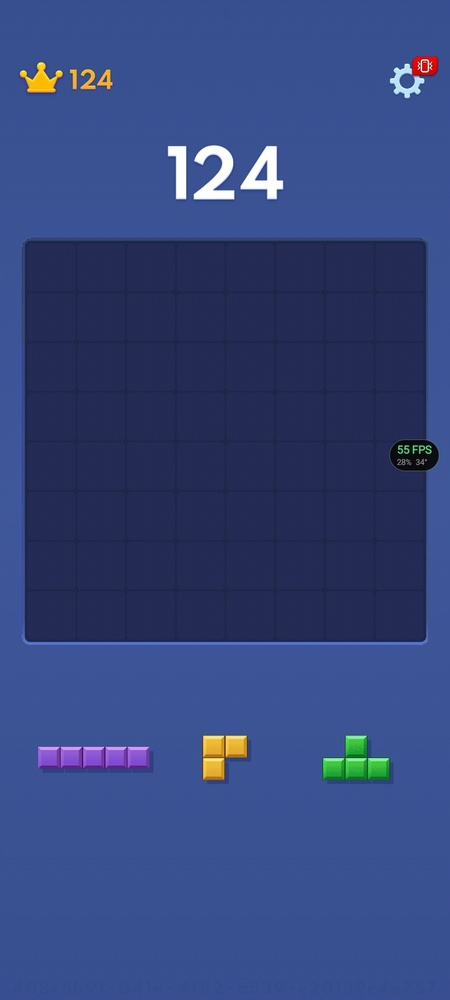
#> input picture samples/shot1.jpg, 450 x 1000 px, shrunk from 720 x 1600 before the run
$ python overlay_check.py ../samples/shot1.jpg out.png
#> lines starting #> are read from the running program, lines starting #| are printed output that depends on the picture
#!/usr/bin/env python3
"""Draw the detected 8x8 lattice over a screenshot so it can be eyeballed."""
import sys
from PIL import Image, ImageDraw

GAP = (25, 33, 69)
EMPTY = (38, 46, 85)


def d(p, q):
    return abs(p[0]-q[0]) + abs(p[1]-q[1]) + abs(p[2]-q[2])


def detect(px, w, h, tol=26):
    xs0, ys0, xs1, ys1 = w, h, -1, -1
    for y in range(h):
        for x in range(w):
            if d(px[x, y], GAP) <= tol:
                xs0 = min(xs0, x); xs1 = max(xs1, x)
                ys0 = min(ys0, y); ys1 = max(ys1, y)
    return xs0, ys0, xs1, ys1


path = sys.argv[1]
out = sys.argv[2]
im = Image.open(path).convert("RGB")
#> im is the input picture: PIL image 450x1000 RGB; mean R, G, B 52.6, 69.5, 123.7
w, h = im.size
#> w = 450; h = 1000
px = im.load()
left, top, right, bot = detect(px, w, h)
#> left = 25; top = 241; right = 438; bot = 640
cw, ch = (right-left+1)/8, (bot-top+1)/8
#> cw = 51.75; ch = 50
print(f"panel x{left}..{right} y{top}..{bot}  cell {cw:.2f}x{ch:.2f}")
#| panel x25..438 y241..640  cell 51.75x50.00

dr = ImageDraw.Draw(im)
for i in range(9):
    dr.line([(left+i*cw, top), (left+i*cw, bot)], fill=(255, 0, 255), width=2)
    dr.line([(left, top+i*ch), (right, top+i*ch)], fill=(255, 0, 255), width=2)
for r in range(8):
    for c in range(8):
        cx, cy = left+(c+.5)*cw, top+(r+.5)*ch
        p = px[int(cx), int(cy)]
        fill = d(p, EMPTY) > 60
        col = (255, 255, 0) if fill else (0, 255, 255)
        dr.rectangle([left+c*cw+3, top+r*ch+3, left+(c+1)*cw-3, top+(r+1)*ch-3],
                     outline=col, width=4)
        dr.text((left+c*cw+8, top+r*ch+6), ("#" if fill else "."),
                fill=col)

# tray slots marked too
im.save(out)
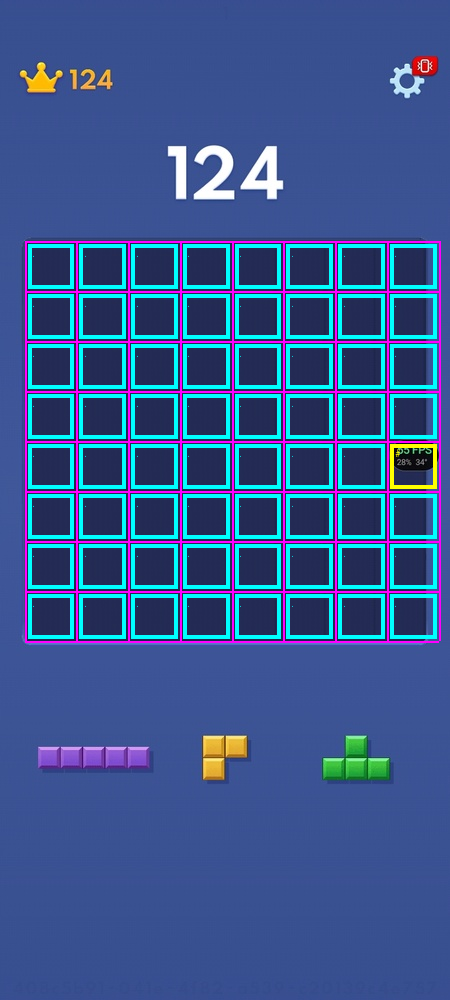
#> saved as out.png: PIL image 450x1000 RGB; mean R, G, B 56.5, 88.2, 144.8
print("wrote", out)

# print clean ground truth
rows = []
for r in range(8):
    row = ""
    for c in range(8):
        p = px[int(left+(c+.5)*cw), int(top+(r+.5)*ch)]
        row += "1" if d(p, EMPTY) > 60 else "0"
    rows.append(row)
#> after the loop, rows = ['00000000', '00000000', '00000000', '00000000', '00000001', '00000000', '00000000', '00000000']
print("GROUND TRUTH (1=filled):")
for i, r in enumerate(rows):
    print(f"  row{i}: {r}")
#> this loop made 8 passes
#> r on passes 1 to 8: '00000000', '00000000', '00000000', '00000000', '00000001', '00000000', '00000000', '00000000'
#|   row0: 00000000
#|   row1: 00000000
#|   row2: 00000000
#|   row3: 00000000
#|   row4: 00000001
#|   row5: 00000000
#|   row6: 00000000
#|   row7: 00000000

$ run again, on samples/shot3.jpg
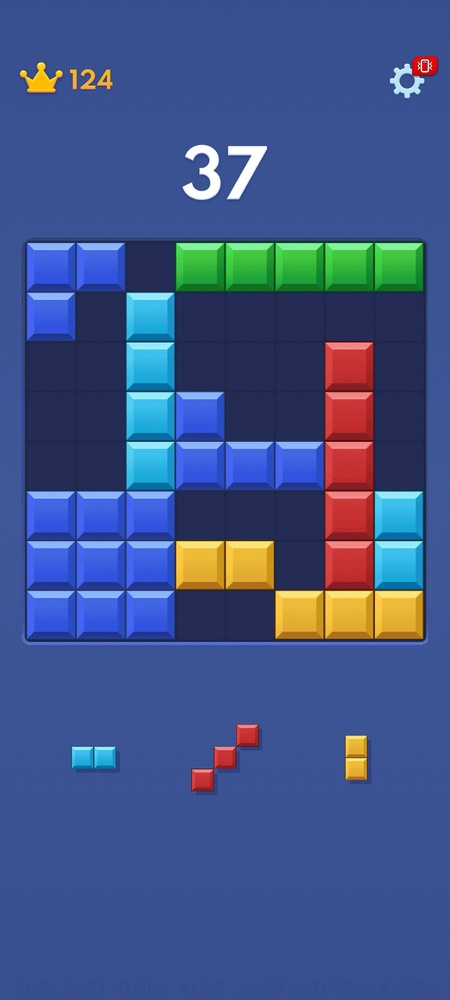
#> input picture samples/shot3.jpg, 450 x 1000 px, shrunk from 720 x 1600 before the run
#> im is the input picture: PIL image 450x1000 RGB; mean R, G, B 64.4, 84.9, 136.7
#> left = 25; top = 241; right = 425; bot = 640
#> cw = 50.12; ch = 50
#| panel x25..425 y241..640  cell 50.12x50.00
#> `im.save(out)`:
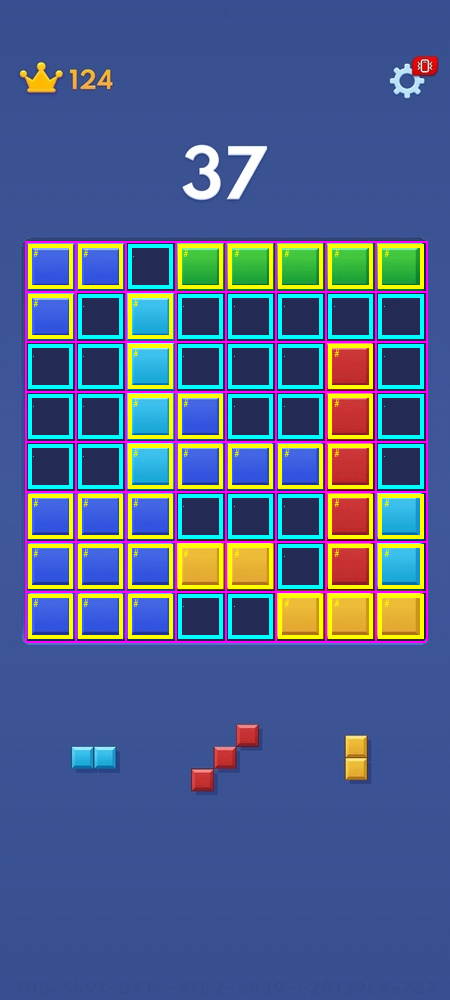
#> saved as out.png: PIL image 450x1000 RGB; mean R, G, B 77.4, 97.8, 139.7
#> after the loop `for r in range(8):`: rows = ['11011111', '10100000', '00100010', '00110010', '00111110', '11100011', '11111011', '11100111']
#> the loop `for i, r in enumerate(rows):` made 8 passes
#> r on passes 1 to 8: '11011111', '10100000', '00100010', '00110010', '00111110', '11100011', '11111011', '11100111'
#> (printed output is left out)
